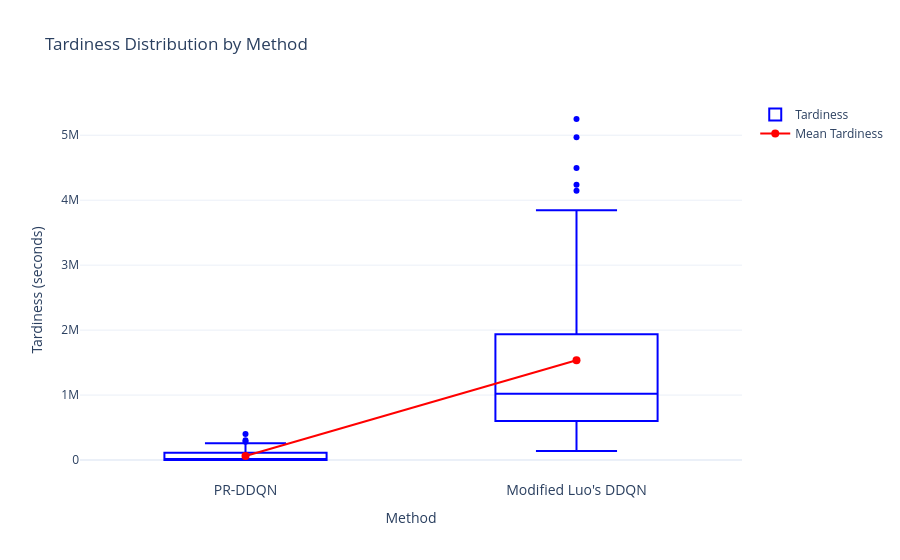

Notebook code for this chart:
### Code cell
import pandas as pd
import plotly.graph_objects as go

# Load data from Excel
excel_file = 'OVERALL RESULT.xlsx'
sheet_name = 'JA&MB'
df = pd.read_excel(excel_file, sheet_name=sheet_name)
# Define the order of methods
# method_order = ['PR-DDQN', 'KeyRef2', 'CDR1', 'CDR2', 'CDR3', 'CDR4', 'CDR5', 'CDR6']
method_order = ['PR-DDQN', "Modified Luo's DDQN"]

df['Method'] = pd.Categorical(df['Method'], categories=method_order)
# Create a boxplot
fig = go.Figure()

# Add boxplot trace
fig.add_trace(go.Box(
    x=df['Method'], 
    y=df['Tardiness'],
    boxpoints='outliers',
    fillcolor='white',
    marker=dict(color='blue'),
    line=dict(color='blue'),
    name='Tardiness'
))

# Calculate mean for each Method and add as a scatter trace
mean_values = df.groupby('Method')['Tardiness'].mean().reset_index()

fig.add_trace(go.Scatter(
    x=mean_values['Method'],
    y=mean_values['Tardiness'],
    mode='lines+markers',
    line=dict(color='red'),
    marker=dict(color='red', size=8),
    name='Mean Tardiness'
))

# Customize layout
fig.update_layout(
    title='Tardiness Distribution by Method',
    xaxis_title='Method',
    yaxis_title='Tardiness (seconds)',
    xaxis=dict(
        tickfont=dict(size=14),  # Adjust the font size of x-axis labels here
        categoryorder='array',   # Ensure categorical order is respected
        categoryarray=method_order
    ),
    template='plotly_white'
)

# Show the plot
fig.show()

### Figure 1 — Plotly figure (JSON) as saved in the notebook; plotly's stock layout.template omitted (floating-point values rounded to 4 significant figures)
{"data": [{"boxpoints": "outliers", "fillcolor": "white", "line": {"color": "blue"}, "marker": {"color": "blue"}, "name": "Tardiness", "type": "box", "x": ["PR-DDQN", "PR-DDQN", "PR-DDQN", "PR-DDQN", "PR-DDQN", "PR-DDQN", "PR-DDQN", "PR-DDQN", "PR-DDQN", "PR-DDQN", "PR-DDQN", "PR-DDQN", "PR-DDQN", "PR-DDQN", "PR-DDQN", "PR-DDQN", "PR-DDQN", "PR-DDQN", "PR-DDQN", "PR-DDQN", "PR-DDQN", "PR-DDQN", "PR-DDQN", "PR-DDQN", "PR-DDQN", "PR-DDQN", "PR-DDQN", "PR-DDQN", "PR-DDQN", "PR-DDQN", "PR-DDQN", "PR-DDQN", "PR-DDQN", "PR-DDQN", "PR-DDQN", "PR-DDQN", "PR-DDQN", "PR-DDQN", "PR-DDQN", "PR-DDQN", "PR-DDQN", "PR-DDQN", "PR-DDQN", "PR-DDQN", "PR-DDQN", "Modified Luo's DDQN", "Modified Luo's DDQN", "Modified Luo's DDQN", "Modified Luo's DDQN", "Modified Luo's DDQN", "Modified Luo's DDQN", "Modified Luo's DDQN", "Modified Luo's DDQN", "Modified Luo's DDQN", "Modified Luo's DDQN", "Modified Luo's DDQN", "Modified Luo's DDQN", "Modified Luo's DDQN", "Modified Luo's DDQN", "Modified Luo's DDQN", "Modified Luo's DDQN", "Modified Luo's DDQN", "Modified Luo's DDQN", "Modified Luo's DDQN", "Modified Luo's DDQN", "Modified Luo's DDQN", "Modified Luo's DDQN", "Modified Luo's DDQN", "Modified Luo's DDQN", "Modified Luo's DDQN", "Modified Luo's DDQN", "Modified Luo's DDQN", "Modified Luo's DDQN", "Modified Luo's DDQN", "Modified Luo's DDQN", "Modified Luo's DDQN", "Modified Luo's DDQN", "Modified Luo's DDQN", "Modified Luo's DDQN", "Modified Luo's DDQN", "Modified Luo's DDQN", "Modified Luo's DDQN", "Modified Luo's DDQN", "Modified Luo's DDQN", "Modified Luo's DDQN", "Modified Luo's DDQN", "Modified Luo's DDQN", "Modified Luo's DDQN", "Modified Luo's DDQN", "Modified Luo's DDQN"], "y": [182896, 174, 0, 133540, 1860, 0, 113120, 4896, 3720, 97966, 306, 0, 259848, 7100, 0, 188600, 556, 0, 103160, 320, 0, 304076, 16, 600, 168080, 4950, 0, 199928, 530, 0, 281964, 100, 0, 88982, 2830, 0, 109480, 1860, 0, 134330, 220, 0, 402124, 3500, 0, 2763220, 966780, 198660, 1066500, 3843770, 966770, 1376330, 654260, 745930, 605120, 383020, 359940, 4145560, 1576730, 1262500, 3070570, 670070, 559940, 930510, 371200, 4493880, 1918670, 245480, 226230, 989310, 3282990, 1162940, 1825130, 1984050, 1128760, 833070, 770780, 871380, 138620, 1188190, 413310, 582600, 2089150, 4237300, 4970480, 516650, 1018750, 1366230, 1141770, 5250010]}, {"line": {"color": "red"}, "marker": {"color": "red", "size": 8}, "mode": "lines+markers", "name": "Mean Tardiness", "type": "scatter", "x": ["PR-DDQN", "Modified Luo's DDQN"], "y": [62260.0, 1536958]}], "layout": {"title": {"text": "Tardiness Distribution by Method"}, "xaxis": {"categoryarray": ["PR-DDQN", "Modified Luo's DDQN"], "categoryorder": "array", "tickfont": {"size": 14}, "title": {"text": "Method"}}, "yaxis": {"title": {"text": "Tardiness (seconds)"}}}}
